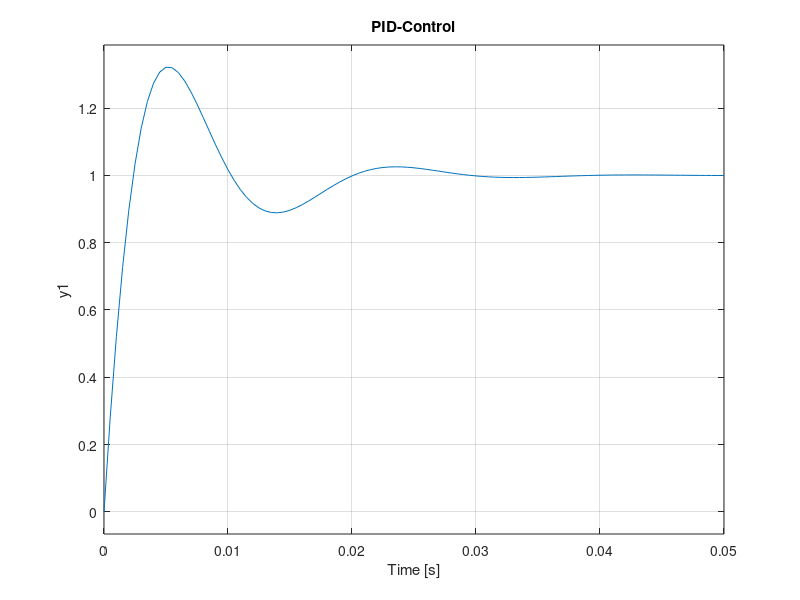

Reproduce this figure in MATLAB.
% Matlab code
% Comparison of Root-Locus and step response for different controllers type
% P, PD, PI, PID
% clear matlab memory and close all figures
clear all; close all;
% define motor transfer function, G
L = 5.02E-3; R = 41.5; J = 2.21E-6; B = 7.36E-5; K = 0.055;
numG = K; denG = [ (J*R) (R*B)+(K^2) 0];
G = tf(numG, denG);

% P-control
numD = [120]; denD = [1]; D = tf(numD, denD);
subplot(4,2,1); rlocus(series(D,G)); title('P-Control')
cltf = feedback(series(D,G), [1], -1);
hold on; plot(real(roots(cltf.den{:})), imag(roots(cltf.den{:})), 'rx'); hold off;
subplot(4,2,2); step(cltf*10,0.4); title('P-Control Kp = 120'); % amplitude step = 10, time 0.4 s
% PD-control
numD = [1.1 120]; denD = [1]; D = tf(numD, denD);
subplot(4,2,3); rlocus(series(D,G)); title('PD-Control')
cltf = feedback(series(D,G), [1], -1);
hold on; plot(real(roots(cltf.den{:})), imag(roots(cltf.den{:})), 'rx'); hold off;
subplot(4,2,4); step(cltf*10,0.4); title('PD-Control Kp=120 Ki = 1.1');
% PI-control
numD = [1 100]; denD = [1 0]; D = tf(numD, denD);
subplot(4,2,5); rlocus(series(D,G)); title('PI-Control')
cltf = feedback(series(D,G), [1], -1);
hold on; plot(real(roots(cltf.den{:})), imag(roots(cltf.den{:})), 'rx'); hold off;
subplot(4,2,6); step(cltf); title('PI-Control');
% PID-control
numD = conv([1 200+200j], [1 200-200j]); denD = [1 0]; D = tf(numD, denD);
subplot(4,2,7); rlocus(series(D,G)); title('PID-Control')
cltf = feedback(series(D,G), [1], -1);
hold on; plot(real(roots(cltf.den{:})), imag(roots(cltf.den{:})), 'rx'); hold off;
subplot(4,2,8); step(cltf); title('PID-Control');
